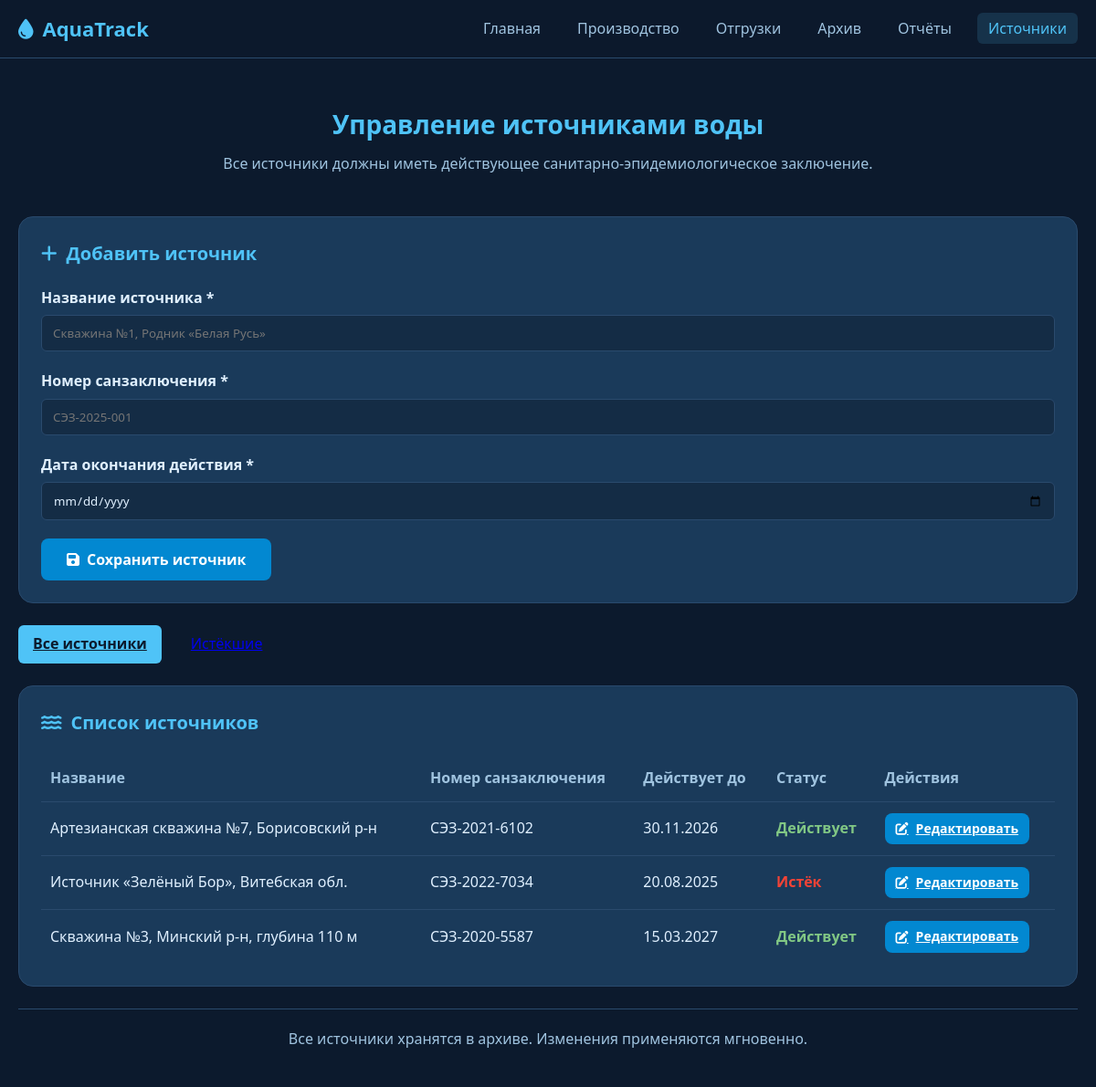
Page /sources.php on the committed database.
### tables this page shows
CREATE TABLE water_sources (
    id INT UNSIGNED AUTO_INCREMENT PRIMARY KEY,
    name VARCHAR(255) NOT NULL,
    sanitary_conclusion_number VARCHAR(100) NOT NULL,
    sanitary_conclusion_valid_until DATE NOT NULL,
    coordinates VARCHAR(100) NULL
);

### sources.php (the view, shortened to what this page needs)
<?php
$host = 'localhost';
$db   = 'bottled_water_control';
$user = 'root';
$pass = '';
$charset = 'utf8mb4';
$dsn = "mysql:host=$host;dbname=$db;charset=$charset";
$options = [
    PDO::ATTR_ERRMODE            => PDO::ERRMODE_EXCEPTION,
    PDO::ATTR_DEFAULT_FETCH_MODE => PDO::FETCH_ASSOC,
    PDO::ATTR_EMULATE_PREPARES   => false,
];
try {
    $pdo = new PDO($dsn, $user, $pass, $options);
} catch (\PDOException $e) {
    die("❌ Ошибка БД: " . htmlspecialchars($e->getMessage()));
}
$sources = $pdo->query("
    SELECT
        id, name, sanitary_conclusion_number, sanitary_conclusion_valid_until,
        CASE WHEN sanitary_conclusion_valid_until < CURDATE() THEN 'Истёк' ELSE 'Действует' END AS status
    FROM water_sources
    ORDER BY name
")->fetchAll();
$expired_only = isset($_GET['filter']) && $_GET['filter'] === 'expired';
?>
<!DOCTYPE html>
<html lang="ru">
<head>
    <link rel="stylesheet" href="https://cdnjs.cloudflare.com/ajax/libs/font-awesome/6.5.0/css/all.min.css">
</head>
<body>
    <nav>
        <div class="logo"><i class="fas fa-droplet"></i> AquaTrack</div>
        <ul class="nav-links">
            <li><a href="index.php">Главная</a></li>
            <li><a href="production.php">Производство</a></li>
            <li><a href="shipments.php">Отгрузки</a></li>
            <li><a href="archive.php">Архив</a></li>
            <li><a href="reports.php">Отчёты</a></li>
            <li><a href="sources.php" class="active">Источники</a></li>
        </ul>
    </nav>
    <div class="container">
        <header>
            <h1>Управление источниками воды</h1>
            <div class="subtitle">Все источники должны иметь действующее санитарно-эпидемиологическое заключение.</div>
        </header>
        <div class="form-container">
            <h2 class="form-title"><i class="fas fa-plus"></i> Добавить источник</h2>
            <form method="POST">
                <div class="form-group">
                    <label for="name">Название источника *</label>
                    <input type="text" name="name" id="name" required placeholder="Скважина №1, Родник «Белая Русь»">
                </div>
                <div class="form-group">
                    <label for="sanitary_conclusion_number">Номер санзаключения *</label>
                    <input type="text" name="sanitary_conclusion_number" id="sanitary_conclusion_number" required placeholder="СЭЗ-2025-001">
                </div>
                <div class="form-group">
                    <label for="sanitary_conclusion_valid_until">Дата окончания действия *</label>
                    <input type="date" name="sanitary_conclusion_valid_until" id="sanitary_conclusion_valid_until" required>
                </div>
                <button type="submit" class="btn"><i class="fas fa-save"></i> Сохранить источник</button>
            </form>
        </div>
        <div class="filters">
            <a href="sources.php" class="filter-btn <?= !$expired_only ? 'active' : '' ?>">Все источники</a>
            <a href="sources.php?filter=expired" class="filter-btn <?= $expired_only ? 'active' : '' ?>">Истёкшие</a>
        </div>
        <div class="section">
            <h2 class="section-title"><i class="fas fa-water"></i> Список источников</h2>
            <?php if ($sources): ?>
                <table>
                    <thead>
                        <tr>
                            <th>Название</th>
                            <th>Номер санзаключения</th>
                            <th>Действует до</th>
                            <th>Статус</th>
                            <th>Действия</th>
                        </tr>
                    </thead>
                    <tbody>
                        <?php foreach ($sources as $s): ?>
                            <tr>
                                <td><?= htmlspecialchars($s['name']) ?></td>
                                <td><?= htmlspecialchars($s['sanitary_conclusion_number']) ?></td>
                                <td><?= date('d.m.Y', strtotime($s['sanitary_conclusion_valid_until'])) ?></td>
                                <td>
                                    <span class="status--<?= $s['status'] === 'Истёк' ? 'danger' : 'good' ?>">
                                        <?= htmlspecialchars($s['status']) ?>
                                    </span>
                                </td>
                                <td>
                                    <a href="#" onclick="editSource(<?= $s['id'] ?>, '<?= addslashes($s['name']) ?>', '<?= addslashes($s['sanitary_conclusion_number']) ?>', '<?= $s['sanitary_conclusion_valid_until'] ?>')" class="btn" style="padding: 6px 12px; font-size: 14px;">
                                        <i class="fas fa-edit"></i> Редактировать
                                    </a>
                                </td>
                            </tr>
                        <?php endforeach; ?>
                    </tbody>
                </table>
            <?php else: ?>
                <p class="empty">Источников пока нет. Добавьте первый источник.</p>
            <?php endif; ?>
        </div>
        <footer>
            Все источники хранятся в архиве. Изменения применяются мгновенно.
        </footer>
    </div>
</body>
</html>

### sources.php (style rules this page uses)
:root { --bg: #0c1a2d; --card-bg: #1a3a5a; --header-bg: rgba(12, 26, 45, 0.95); --text: #e0f0ff; --text-secondary: #a0c4e0; --accent: #4fc3f7; --accent-dark: #0288d1; --success: #81c784; --danger: #f44336; --border: #2a4a6d; }
* { margin:0; padding:0; box-sizing:border-box; font-family: 'Segoe UI', system-ui, sans-serif; }
body { background: var(--bg); color: var(--text); line-height: 1.6; }
.container { max-width: 1200px; margin: 0 auto; padding: 20px; }
nav { background: var(--header-bg); padding: 14px 20px; position: sticky; top: 0; border-bottom: 1px solid var(--border); display: flex; justify-content: space-between; align-items: center; }
.logo { font-size: 22px; font-weight: 700; color: var(--accent); display: flex; align-items: center; gap: 10px; }
.nav-links { display: flex; list-style: none; gap: 16px; }
.nav-links a { color: var(--text-secondary); text-decoration: none; padding: 6px 12px; border-radius: 6px; }
.nav-links a:hover, .nav-links a.active { background: rgba(79,195,247,0.15); color: var(--accent); }
header { text-align: center; padding: 30px 0 20px; }
h1 { font-size: 28px; margin-bottom: 8px; color: var(--accent); }
.subtitle { color: var(--text-secondary); }
.form-container { background: var(--card-bg); padding: 24px; border-radius: 16px; margin: 24px 0; border: 1px solid var(--border); }
.form-title { font-size: 20px; margin-bottom: 20px; color: var(--accent); display: flex; align-items: center; gap: 10px; }
.form-group { margin-bottom: 20px; }
label { display: block; margin-bottom: 6px; font-weight: 600; }
input, select, textarea { width: 100%; padding: 10px 12px; border: 1px solid var(--border); border-radius: 6px; background: #142c45; color: var(--text); }
.btn { background: var(--accent-dark); color: white; border: none; padding: 12px 28px; border-radius: 8px; font-weight: 600; font-size: 16px; cursor: pointer; display: inline-flex; align-items: center; gap: 8px; }
.section { background: var(--card-bg); padding: 24px; border-radius: 16px; margin: 24px 0; border: 1px solid var(--border); }
.section-title { font-size: 20px; margin-bottom: 20px; color: var(--accent); display: flex; align-items: center; gap: 10px; }
table { width: 100%; border-collapse: collapse; }
th, td { padding: 12px 10px; text-align: left; border-bottom: 1px solid var(--border); }
th { color: var(--text-secondary); font-weight: 600; }
tr:last-child td { border-bottom: none; }
.status--good { color: var(--success); font-weight: 600; }
.status--danger { color: var(--danger); font-weight: 600; }
.filters { display: flex; gap: 16px; margin: 16px 0; }
.filter-btn { padding: 8px 16px; border-radius: 6px; cursor: pointer; }
.filter-btn.active { background: var(--accent); color: #0c1a2d; font-weight: 600; }
footer { text-align: center; color: var(--text-secondary); padding: 20px 0; border-top: 1px solid var(--border); margin-top: 20px; }

### rows in the picture
water_sources: name "Артезианская скважина №7, Борисовский р-н", sanitary_conclusion_number "СЭЗ-2021-6102", sanitary_conclusion_valid_until "30.11.2026", status "Действует"
water_sources: name "Источник «Зелёный Бор», Витебская обл.", sanitary_conclusion_number "СЭЗ-2022-7034", sanitary_conclusion_valid_until "20.08.2025", status "Истёк"
water_sources: name "Скважина №3, Минский р-н, глубина 110 м", sanitary_conclusion_number "СЭЗ-2020-5587", sanitary_conclusion_valid_until "15.03.2027", status "Действует"
